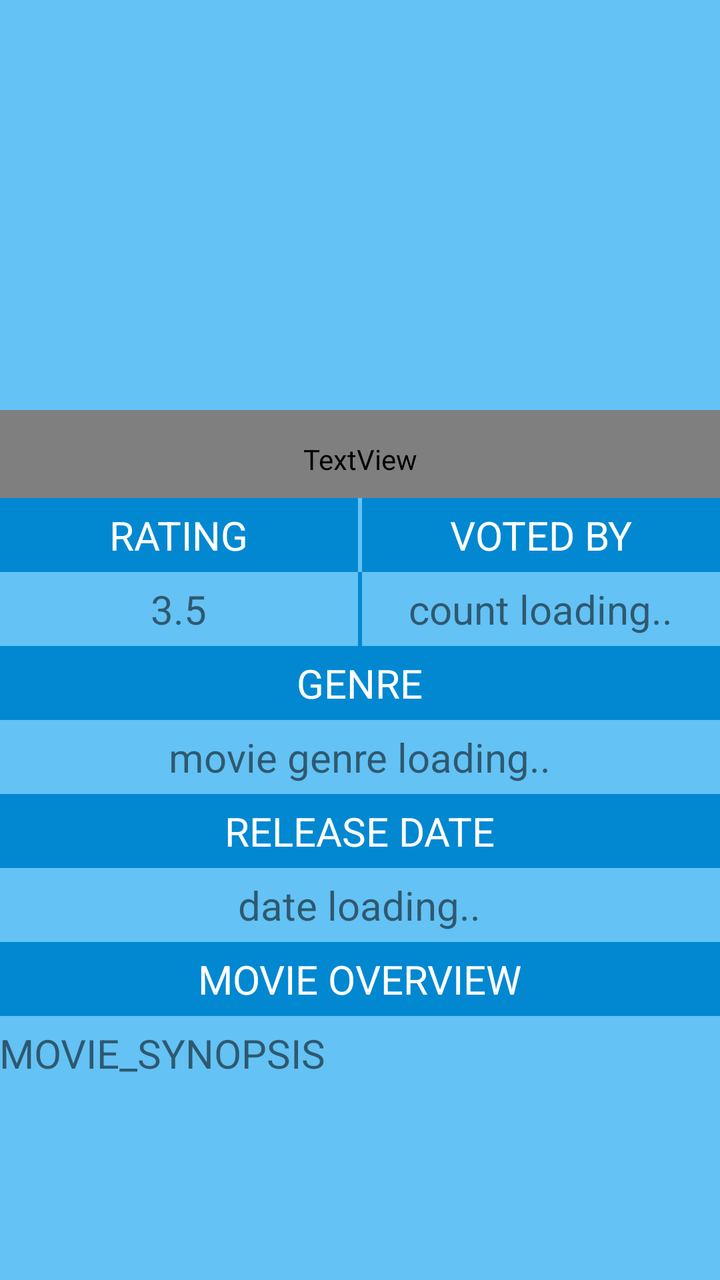
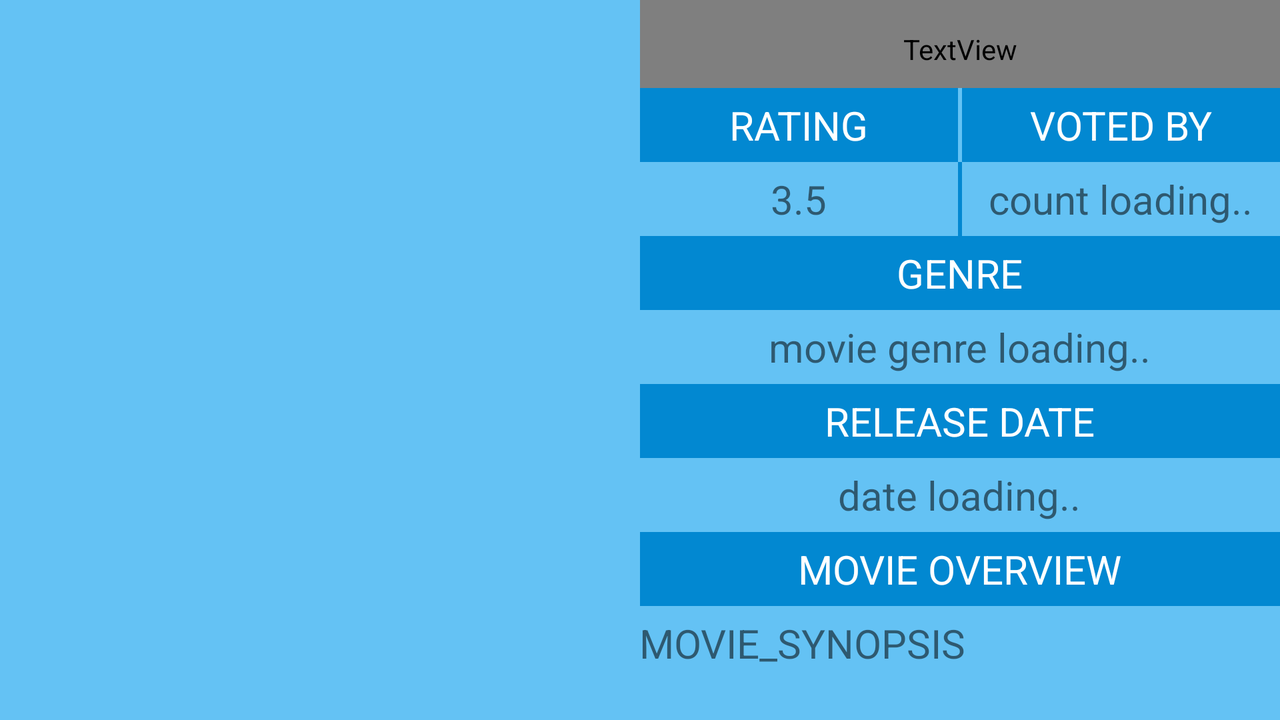

First picture: res/layout/ on a phone held upright. Second picture: the repository's own variant of that layout, on a device whose configuration matches the variant's folder. Source for both follows.
<!-- AndroidManifest.xml: application theme AppTheme -->
<!-- res/layout/fragment_detail.xml -->
<LinearLayout xmlns:android="http://schemas.android.com/apk/res/android"
    xmlns:tools="http://schemas.android.com/tools"
    android:id="@+id/movieDetailsLayout"
    android:layout_width="match_parent"
    android:layout_height="match_parent"
    android:background="@color/light_blue"
    android:orientation="vertical"
    tools:context="com.example.android.sunshine.app.DetailActivity.DetailFragment">

    
    <ImageView
        android:id="@+id/iv_movie_backdrop"
        android:layout_width="match_parent"
        android:layout_height="410dp"
        android:layout_weight="1" />

    
    <ScrollView xmlns:android="http://schemas.android.com/apk/res/android"
        android:layout_width="match_parent"
        android:layout_height="match_parent"
        android:layout_weight="1">

        <LinearLayout
            android:layout_width="match_parent"
            android:layout_height="match_parent"
            android:orientation="vertical">

            

            <TextView
                android:id="@+id/tv_movie_title"
                android:layout_width="match_parent"
                android:layout_height="wrap_content"
                android:layout_weight="1"
                android:fontFamily="Condensed bold-italic"
                android:paddingBottom="10dp"
                android:paddingLeft="@dimen/activity_horizontal_margin"
                android:paddingTop="15dp"
                android:text="MOVIE_TITLE"
                android:textAlignment="center"
                android:textAppearance="?android:textAppearanceLarge"
                android:textColor="@color/white"
                android:textSize="50sp" />

            
            <LinearLayout
                android:layout_width="match_parent"
                android:layout_height="wrap_content"
                android:orientation="horizontal"
                android:divider="@drawable/divider_light_blue_vertical"
                android:showDividers="middle"
                >

                <TextView
                    android:id="@+id/tv_movie_rating_title"
                    style="@style/MovieDetail_StyleForHeader"
                    android:layout_width="match_parent"
                    android:layout_height="wrap_content"
                    android:layout_weight="1"
                    android:background="@color/dark_blue"
                    android:paddingLeft="@dimen/activity_horizontal_margin"
                    android:text="RATING"
                    android:textAlignment="center" />

                <TextView
                    android:id="@+id/tv_movie_votedby_title"
                    style="@style/MovieDetail_StyleForHeader"
                    android:layout_width="match_parent"
                    android:layout_height="wrap_content"
                    android:layout_weight="1"
                    android:background="@color/dark_blue"
                    android:paddingLeft="@dimen/activity_horizontal_margin"
                    android:text="VOTED BY"
                    android:textAlignment="center" />

            </LinearLayout>
            

            <LinearLayout
                android:layout_width="match_parent"
                android:layout_height="wrap_content"
                android:orientation="horizontal"
                android:divider="@drawable/divider_dark_blue_vertical"
                android:showDividers="middle"
                >

                <TextView
                    android:id="@+id/tv_movie_rating"
                    style="@style/MovieDetail_StyleForParagraph"
                    android:layout_width="match_parent"
                    android:layout_height="wrap_content"
                    android:layout_weight="1"
                    android:paddingLeft="@dimen/activity_horizontal_margin"
                    android:text="3.5"
                    android:textAlignment="center" />

                <TextView
                    android:id="@+id/tv_movie_votedby"
                    style="@style/MovieDetail_StyleForParagraph"
                    android:layout_width="match_parent"
                    android:layout_height="wrap_content"
                    android:layout_weight="1"
                    android:paddingLeft="@dimen/activity_horizontal_margin"
                    android:text="count loading.."
                    android:textAlignment="center" />

            </LinearLayout>
            
            <TextView
                android:id="@+id/tv_movie_genre_title"
                style="@style/MovieDetail_StyleForHeader"
                android:layout_width="match_parent"
                android:layout_height="wrap_content"
                android:layout_weight="1"
                android:background="@color/dark_blue"
                android:paddingLeft="@dimen/activity_horizontal_margin"
                android:text="GENRE"
                android:textAlignment="center" />

            <TextView
                android:id="@+id/tv_movie_genre"
                style="@style/MovieDetail_StyleForParagraph"
                android:layout_width="match_parent"
                android:layout_height="wrap_content"
                android:layout_weight="1"
                android:paddingLeft="@dimen/activity_horizontal_margin"
                android:text="movie genre loading.."
                android:textAlignment="center" />
            
            <TextView
                android:id="@+id/tv_movie_releasedate_title"
                style="@style/MovieDetail_StyleForHeader"
                android:layout_width="match_parent"
                android:layout_height="wrap_content"
                android:layout_weight="1"
                android:background="@color/dark_blue"
                android:paddingLeft="@dimen/activity_horizontal_margin"
                android:text="RELEASE DATE"
                android:textAlignment="center" />

            <TextView
                android:id="@+id/tv_movie_releasedate"
                style="@style/MovieDetail_StyleForParagraph"
                android:layout_width="match_parent"
                android:layout_height="wrap_content"
                android:layout_weight="1"
                android:paddingLeft="@dimen/activity_horizontal_margin"
                android:text="date loading.."
                android:textAlignment="center" />
            
            <TextView
                android:id="@+id/tv_movie_overview_title"
                style="@style/MovieDetail_StyleForHeader"
                android:layout_width="match_parent"
                android:layout_height="wrap_content"
                android:layout_weight="1"
                android:background="@color/dark_blue"
                android:paddingLeft="@dimen/activity_horizontal_margin"
                android:text="MOVIE OVERVIEW"
                android:textAlignment="center" />

            <TextView
                android:id="@+id/tv_movie_overview"
                style="@style/MovieDetail_StyleForParagraph"
                android:layout_width="wrap_content"
                android:layout_height="wrap_content"
                android:layout_weight="1"
                android:paddingLeft="@dimen/activity_horizontal_margin"
                android:text="MOVIE_SYNOPSIS" />

        </LinearLayout>
    </ScrollView>

</LinearLayout>
<!-- resources referenced by this layout -->
<resources>
  <color name="dark_blue">#0288D1</color>
  <color name="light_blue">#ff64c2f4</color>
  <color name="white">#FFFFFF</color>
  <!-- drawable divider_dark_blue_vertical (drawable-xhdpi) -->
  <?xml version="1.0" encoding="utf-8"?>
  <shape xmlns:android="http://schemas.android.com/apk/res/android">
      <size android:width="2dip" />
      <solid android:color="@color/dark_blue" />
  </shape>
  <!-- drawable divider_light_blue_vertical (drawable) -->
  <?xml version="1.0" encoding="utf-8"?>
  <shape xmlns:android="http://schemas.android.com/apk/res/android">
      <size android:width="2dip" />
      <solid android:color="@color/light_blue" />
  </shape>
  <style name="MovieDetail_StyleForHeader">
          <item name="android:textSize">20sp</item>
          <item name="android:textColor">@color/white</item>
          <item name="android:paddingTop">5dp</item>
          <item name="android:paddingBottom">5dp</item>
      </style>
  <style name="MovieDetail_StyleForParagraph">
          <item name="android:textSize">20sp</item>
          <item name="android:paddingTop">5dp</item>
          <item name="android:paddingBottom">5dp</item>
      </style>
  <style name="AppTheme" parent="Theme.AppCompat.Light.DarkActionBar">
          
          <item name="colorPrimary">@color/colorPrimary</item>
          <item name="colorPrimaryDark">@color/colorPrimaryDark</item>
          <item name="colorAccent">@color/colorAccent</item>
      </style>
  <color name="colorPrimary">#3F51B5</color>
  <color name="colorPrimaryDark">#303F9F</color>
  <color name="colorAccent">#FF4081</color>
</resources>
<!-- res/layout-land/fragment_detail.xml (the repository's variant of the layout above) -->
<!-- drawn on the phone turned sideways -->
<LinearLayout xmlns:android="http://schemas.android.com/apk/res/android"
    xmlns:tools="http://schemas.android.com/tools"
    android:id="@+id/movieDetailsLayout"
    android:layout_width="match_parent"
    android:layout_height="match_parent"
    android:background="@color/light_blue"
    android:orientation="horizontal"
    tools:context="com.example.android.sunshine.app.DetailActivity.DetailFragment">

    
    <ImageView
        android:id="@+id/iv_movie_backdrop"
        android:layout_width="match_parent"
        android:layout_height="match_parent"
        android:layout_weight="1" />

    
    <ScrollView xmlns:android="http://schemas.android.com/apk/res/android"
        android:layout_width="match_parent"
        android:layout_height="match_parent"
        android:layout_weight="1">

        <LinearLayout
            android:layout_width="match_parent"
            android:layout_height="match_parent"
            android:orientation="vertical">

            

            <TextView
                android:id="@+id/tv_movie_title"
                android:layout_width="match_parent"
                android:layout_height="wrap_content"
                android:layout_weight="1"
                android:fontFamily="Condensed bold-italic"
                android:paddingBottom="10dp"
                android:paddingLeft="@dimen/activity_horizontal_margin"
                android:paddingTop="15dp"
                android:text="MOVIE_TITLE"
                android:textAlignment="center"
                android:textAppearance="?android:textAppearanceLarge"
                android:textColor="@color/white"
                android:textSize="50sp" />

            
            <LinearLayout
                android:layout_width="match_parent"
                android:layout_height="wrap_content"
                android:orientation="horizontal"
                android:divider="@drawable/divider_light_blue_vertical"
                android:showDividers="middle"
                >

                <TextView
                    android:id="@+id/tv_movie_rating_title"
                    style="@style/MovieDetail_StyleForHeader"
                    android:layout_width="match_parent"
                    android:layout_height="wrap_content"
                    android:layout_weight="1"
                    android:background="@color/dark_blue"
                    android:paddingLeft="@dimen/activity_horizontal_margin"
                    android:text="RATING"
                    android:textAlignment="center" />

                <TextView
                    android:id="@+id/tv_movie_votedby_title"
                    style="@style/MovieDetail_StyleForHeader"
                    android:layout_width="match_parent"
                    android:layout_height="wrap_content"
                    android:layout_weight="1"
                    android:background="@color/dark_blue"
                    android:paddingLeft="@dimen/activity_horizontal_margin"
                    android:text="VOTED BY"
                    android:textAlignment="center" />

            </LinearLayout>
            

            <LinearLayout
                android:layout_width="match_parent"
                android:layout_height="wrap_content"
                android:orientation="horizontal"
                android:divider="@drawable/divider_dark_blue_vertical"
                android:showDividers="middle"
                >

                <TextView
                    android:id="@+id/tv_movie_rating"
                    style="@style/MovieDetail_StyleForParagraph"
                    android:layout_width="match_parent"
                    android:layout_height="wrap_content"
                    android:layout_weight="1"
                    android:paddingLeft="@dimen/activity_horizontal_margin"
                    android:text="3.5"
                    android:textAlignment="center" />

                <TextView
                    android:id="@+id/tv_movie_votedby"
                    style="@style/MovieDetail_StyleForParagraph"
                    android:layout_width="match_parent"
                    android:layout_height="wrap_content"
                    android:layout_weight="1"
                    android:paddingLeft="@dimen/activity_horizontal_margin"
                    android:text="count loading.."
                    android:textAlignment="center" />

            </LinearLayout>
            
            <TextView
                android:id="@+id/tv_movie_genre_title"
                style="@style/MovieDetail_StyleForHeader"
                android:layout_width="match_parent"
                android:layout_height="wrap_content"
                android:layout_weight="1"
                android:background="@color/dark_blue"
                android:paddingLeft="@dimen/activity_horizontal_margin"
                android:text="GENRE"
                android:textAlignment="center" />

            <TextView
                android:id="@+id/tv_movie_genre"
                style="@style/MovieDetail_StyleForParagraph"
                android:layout_width="match_parent"
                android:layout_height="wrap_content"
                android:layout_weight="1"
                android:paddingLeft="@dimen/activity_horizontal_margin"
                android:text="movie genre loading.."
                android:textAlignment="center" />
            
            <TextView
                android:id="@+id/tv_movie_releasedate_title"
                style="@style/MovieDetail_StyleForHeader"
                android:layout_width="match_parent"
                android:layout_height="wrap_content"
                android:layout_weight="1"
                android:background="@color/dark_blue"
                android:paddingLeft="@dimen/activity_horizontal_margin"
                android:text="RELEASE DATE"
                android:textAlignment="center" />

            <TextView
                android:id="@+id/tv_movie_releasedate"
                style="@style/MovieDetail_StyleForParagraph"
                android:layout_width="match_parent"
                android:layout_height="wrap_content"
                android:layout_weight="1"
                android:paddingLeft="@dimen/activity_horizontal_margin"
                android:text="date loading.."
                android:textAlignment="center" />
            
            <TextView
                android:id="@+id/tv_movie_overview_title"
                style="@style/MovieDetail_StyleForHeader"
                android:layout_width="match_parent"
                android:layout_height="wrap_content"
                android:layout_weight="1"
                android:background="@color/dark_blue"
                android:paddingLeft="@dimen/activity_horizontal_margin"
                android:text="MOVIE OVERVIEW"
                android:textAlignment="center" />

            <TextView
                android:id="@+id/tv_movie_overview"
                style="@style/MovieDetail_StyleForParagraph"
                android:layout_width="wrap_content"
                android:layout_height="wrap_content"
                android:layout_weight="1"
                android:paddingLeft="@dimen/activity_horizontal_margin"
                android:text="MOVIE_SYNOPSIS" />

        </LinearLayout>
    </ScrollView>

</LinearLayout>
